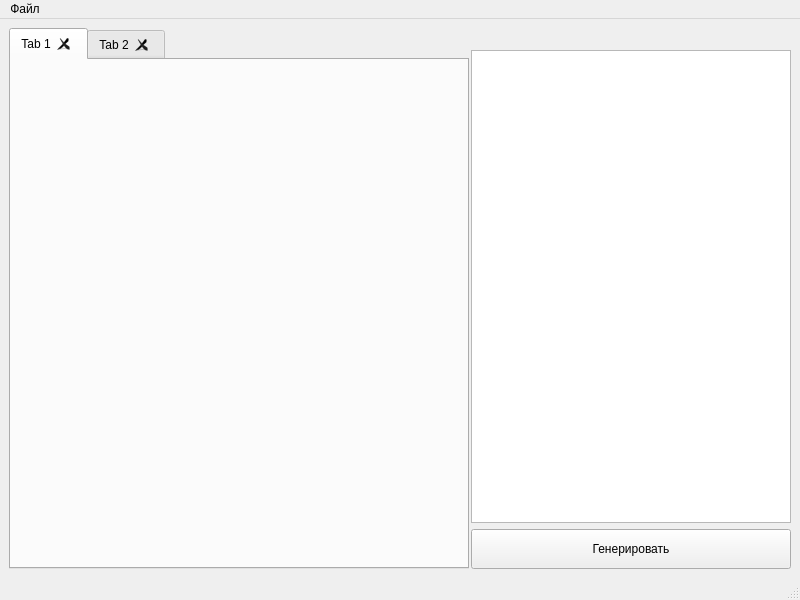
<?xml version="1.0" encoding="UTF-8"?>
<ui version="4.0">
 <class>MainWindow</class>
 <widget class="QMainWindow" name="MainWindow">
  <property name="geometry">
   <rect>
    <x>0</x>
    <y>0</y>
    <width>800</width>
    <height>600</height>
   </rect>
  </property>
  <property name="minimumSize">
   <size>
    <width>800</width>
    <height>600</height>
   </size>
  </property>
  <property name="windowTitle">
   <string>MainWindow</string>
  </property>
  <widget class="QWidget" name="centralwidget">
   <property name="sizePolicy">
    <sizepolicy hsizetype="Ignored" vsizetype="Ignored">
     <horstretch>0</horstretch>
     <verstretch>0</verstretch>
    </sizepolicy>
   </property>
   <layout class="QHBoxLayout" name="horizontalLayout">
    <item>
     <widget class="QTabWidget" name="tabs">
      <property name="enabled">
       <bool>true</bool>
      </property>
      <property name="minimumSize">
       <size>
        <width>460</width>
        <height>541</height>
       </size>
      </property>
      <property name="tabPosition">
       <enum>QTabWidget::North</enum>
      </property>
      <property name="tabShape">
       <enum>QTabWidget::Rounded</enum>
      </property>
      <property name="currentIndex">
       <number>0</number>
      </property>
      <property name="tabsClosable">
       <bool>true</bool>
      </property>
      <property name="movable">
       <bool>true</bool>
      </property>
      <widget class="QWidget" name="tab">
       <attribute name="title">
        <string>Tab 1</string>
       </attribute>
      </widget>
      <widget class="QWidget" name="tab_2">
       <attribute name="title">
        <string>Tab 2</string>
       </attribute>
      </widget>
     </widget>
    </item>
    <item>
     <layout class="QVBoxLayout" name="verticalLayout">
      <item>
       <widget class="QLabel" name="hard_spacer">
        <property name="minimumSize">
         <size>
          <width>14</width>
          <height>16</height>
         </size>
        </property>
        <property name="maximumSize">
         <size>
          <width>323</width>
          <height>16</height>
         </size>
        </property>
        <property name="text">
         <string/>
        </property>
       </widget>
      </item>
      <item>
       <widget class="QGraphicsView" name="graphicsView">
        <property name="minimumSize">
         <size>
          <width>200</width>
          <height>320</height>
         </size>
        </property>
        <property name="maximumSize">
         <size>
          <width>800</width>
          <height>16777215</height>
         </size>
        </property>
       </widget>
      </item>
      <item>
       <widget class="QPushButton" name="pushButton">
        <property name="minimumSize">
         <size>
          <width>320</width>
          <height>40</height>
         </size>
        </property>
        <property name="maximumSize">
         <size>
          <width>320</width>
          <height>40</height>
         </size>
        </property>
        <property name="text">
         <string>Генерировать</string>
        </property>
       </widget>
      </item>
     </layout>
    </item>
   </layout>
  </widget>
  <widget class="QMenuBar" name="menubar">
   <property name="geometry">
    <rect>
     <x>0</x>
     <y>0</y>
     <width>800</width>
     <height>21</height>
    </rect>
   </property>
   <widget class="QMenu" name="menu">
    <property name="title">
     <string>Файл</string>
    </property>
    <addaction name="action_3"/>
    <addaction name="action"/>
    <addaction name="action_2"/>
    <addaction name="separator"/>
    <addaction name="action_4"/>
   </widget>
   <addaction name="menu"/>
  </widget>
  <widget class="QStatusBar" name="statusbar"/>
  <action name="action">
   <property name="text">
    <string>Открыть проект</string>
   </property>
  </action>
  <action name="action_2">
   <property name="text">
    <string>Сохранить проект</string>
   </property>
  </action>
  <action name="action_4">
   <property name="text">
    <string>Выход</string>
   </property>
  </action>
  <action name="action_3">
   <property name="text">
    <string>Новый проект</string>
   </property>
  </action>
 </widget>
 <resources/>
 <connections/>
</ui>
